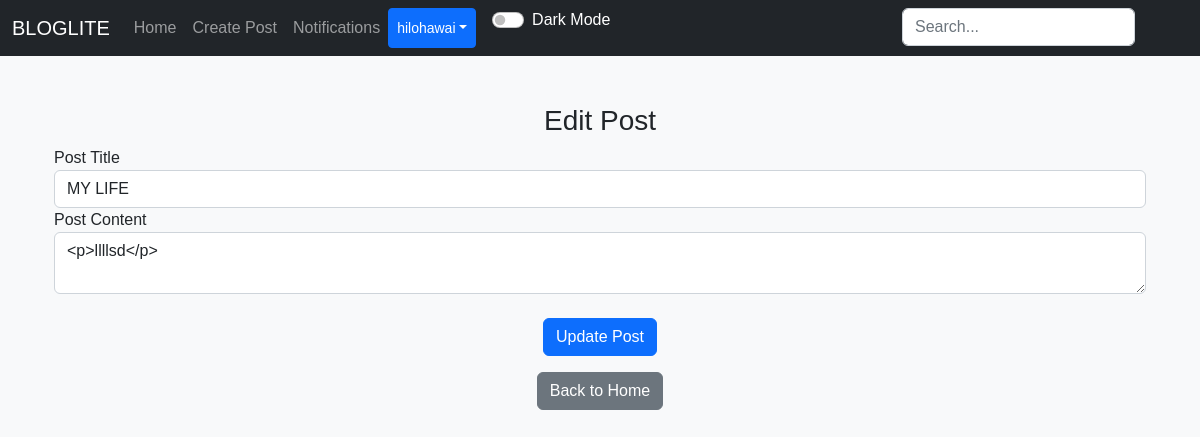
Screenshot of /edit/11 (signed in) with the database file from the repository.
### applicaton/models.py (models this page shows)
class User(db.Model, UserMixin):
    id = db.Column(db.Integer, primary_key=True)
    email = db.Column(db.String(150), unique=True)
    username = db.Column(db.String(150), unique=True)
    password = db.Column(db.String(150))
    date_created = db.Column(db.DateTime(timezone=True), default=func.now())
    profile_picture = db.Column(db.String(150), nullable=True)
    posts = db.relationship("Post", backref="user", cascade="all, delete")
    comments = db.relationship("Comment", backref="user", cascade="all, delete")
    likes = db.relationship("Like", backref="user", cascade="all, delete")
    followers = db.relationship("Follower", foreign_keys=[Follower.user_id], backref="followed_user", lazy="dynamic")
    following = db.relationship("Follower", foreign_keys=[Follower.follower_id], backref="follower", lazy="dynamic")
    notifications = db.relationship("Notification", backref="user", cascade="all, delete", lazy="dynamic")

class Post(db.Model):
    id = db.Column(db.Integer, primary_key=True)
    title = db.Column(db.String(150), nullable=False)  # Add title field
    text = db.Column(db.Text, nullable=False)
    date_created = db.Column(db.DateTime(timezone=True), default=func.now())
    author = db.Column(db.Integer, db.ForeignKey('user.id'), nullable=False)
    category_id = db.Column(db.Integer, db.ForeignKey('category.id'), nullable=True)
    comments = db.relationship("Comment", backref="post", cascade="all, delete")
    likes = db.relationship("Like", backref="post", cascade="all, delete")

### applicaton/views.py (the view, shortened to what this page needs)
@views.route("/edit/<id>", methods=['GET', 'POST'])
@login_required
def edit(id):
    post = Post.query.get(id)
    if not post or current_user.id != post.author:
        flash("Post does not exist or you do not have permission to edit it",
              category="error")
        return redirect(url_for('views.home'))
    if request.method == "GET":
        return render_template("edit.html", user=current_user, post=post)

### applicaton/templates/edit.html (shortened to what this page needs)
{% extends "nav.html" %}
{% block content %}
<div class="container mt-5">
    <h3 align="center">Edit Post</h3>
    <form method="POST" enctype="multipart/form-data">
        <div class="form-group">
            <label for="title">Post Title</label>
            <input type="text" name="title" id="title" class="form-control" value="{{ post.title }}" required />
            <label for="text">Post Content</label>
            <textarea name="text" id="text" class="form-control">{{ post.text }}</textarea>
            <br />
            <div align="center">
                <button type="submit" class="btn btn-primary">Update Post</button>
            </div>
        </div>
    </form>
    <div align="center" class="mt-3">
        <a href="{{ url_for('views.home') }}"><button type="button" class="btn btn-secondary">Back to Home</button></a>
    </div>
</div>
{% endblock %}

### applicaton/templates/nav.html (shortened to what this page needs)
<!DOCTYPE html>
<html lang="en">
<head>
  <link href="https://cdn.jsdelivr.net/npm/bootstrap@5.2.3/dist/css/bootstrap.min.css" rel="stylesheet">
  <link rel="stylesheet" href="https://code.jquery.com/ui/1.12.1/themes/base/jquery-ui.css">
  <link rel="stylesheet" href="{{ url_for('static', filename='style.css') }}">
</head>
<body>
  <nav class="navbar navbar-expand-lg navbar-dark bg-dark">
    <div class="container-fluid">
      <a class="navbar-brand" href="/home">BLOGLITE</a>
      <div class="collapse navbar-collapse" id="navbar">
        <div class="navbar-nav">
          <a class="nav-item nav-link" href="/home">Home</a>
          {% if user.is_authenticated %}
            <a class="nav-item nav-link" href="/create-post">Create Post</a>
            <a class="nav-item nav-link" href="/notifications">Notifications</a>
            <div style="position: absolute; right: 57px;">
              <form action="{{ url_for('views.search') }}" method="POST" class="d-flex" role="search">
                <input type="search" placeholder="Search..." name="query" class="form-control me-2" id="search-input">
              </form>
            </div>
            <div class="btn-group">
              <button type="button" class="btn btn-sm btn-primary dropdown-toggle" data-bs-toggle="dropdown">{{ user.username }}</button>
            </div>
          {% else %}
            <a class="nav-item nav-link" href="/login">Login</a>
            <a class="nav-item nav-link" href="/sign-up">Sign Up</a>
          {% endif %}
          <div class="form-check form-switch ms-3">
            <input class="form-check-input" type="checkbox" id="darkModeToggle" onclick="toggleDarkMode()">
            <label class="form-check-label text-white" for="darkModeToggle">Dark Mode</label>
          </div>
        </div>
      </div>
    </div>
  </nav>
  <div class="container">{% block content %}{% endblock %}</div>
</body>
</html>

### applicaton/static/style.css (style rules this page uses)
body { background-color: #f8f9fa; font-family: Arial, sans-serif; }

### rows the page displays
User: username "hilohawai"
Post: title "MY LIFE", text "<p>llllsd</p>"
